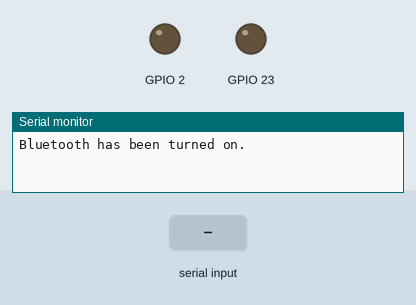
A sketch run on a simulated ESP32. On the bench: output pins drawn as LEDs (lit = HIGH), the last lines printed to the serial monitor. The inputs (shaded band) are chosen by the test bench. Nothing arrives over Bluetooth unless stated.

Above: at 1.2 s.
1.3 s: "1" received over the second serial link
At 1.6 s:
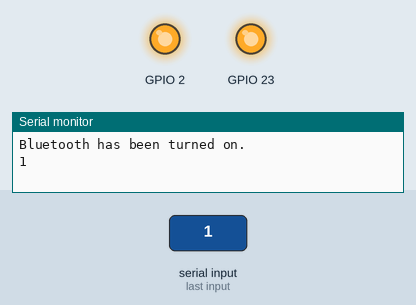
2.8 s: "0" received over the second serial link
At 4.3 s:
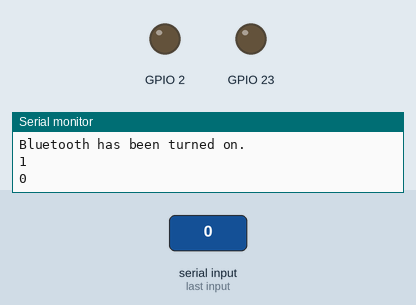
Timing chart, 0 to 5.8 s (numbered marks = the images above; inputs shaded):
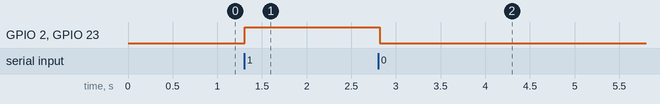

Measured:
- after the input at 1.3 s, GPIO 2, GPIO 23: LOW → HIGH at once
- after the input at 2.8 s, GPIO 2, GPIO 23: HIGH → LOW at once

The sketch:

task2.2.1.ino
```cpp
#include "BluetoothSerial.h"

BluetoothSerial SerialBT;

void setup() {
  pinMode(23, OUTPUT);
  pinMode(2, OUTPUT);
  Serial.begin(9600);
  SerialBT.begin("ESP32_Manaswi"); //Bluetooth device name
  Serial.println("Bluetooth has been turned on.");
}

void loop() {
  if (SerialBT.available()) {
    char val = SerialBT.read();
    Serial.println(val);
    if(val == '1'){
        digitalWrite(2, HIGH);
        digitalWrite(23, HIGH);
    }
    else if(val == '0'){
        digitalWrite(2, LOW);
        digitalWrite(23, LOW);
    }
  }
  delay(20);
}
```
